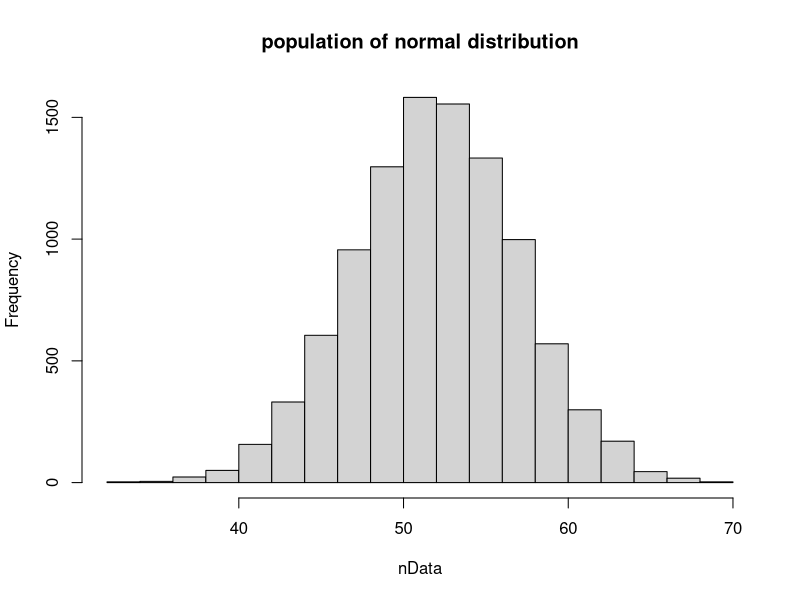
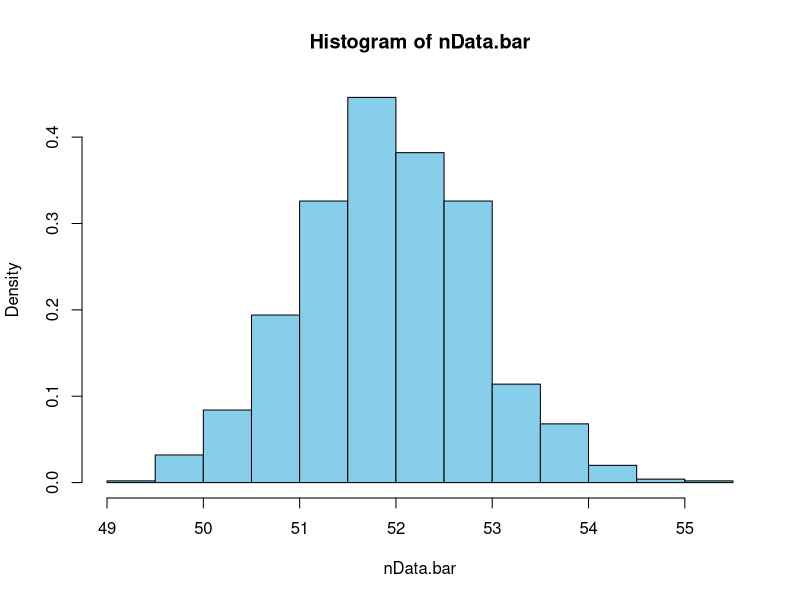
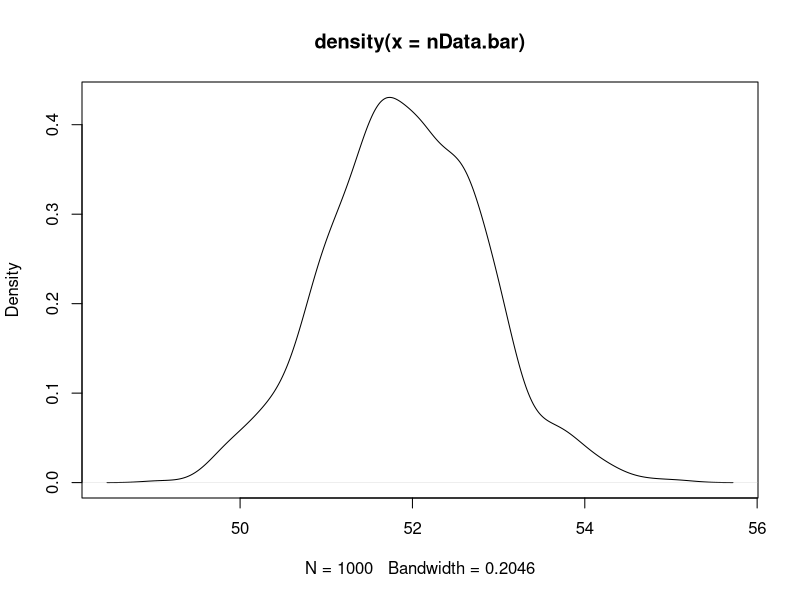
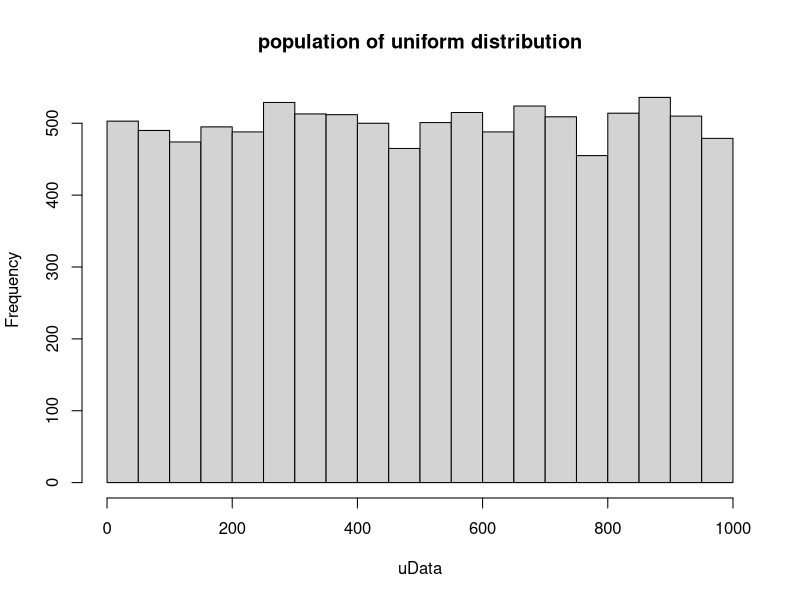
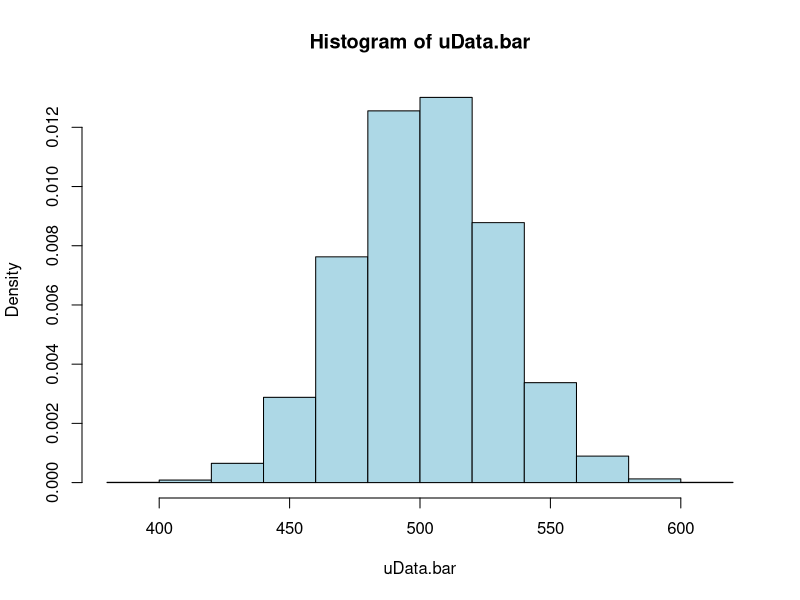
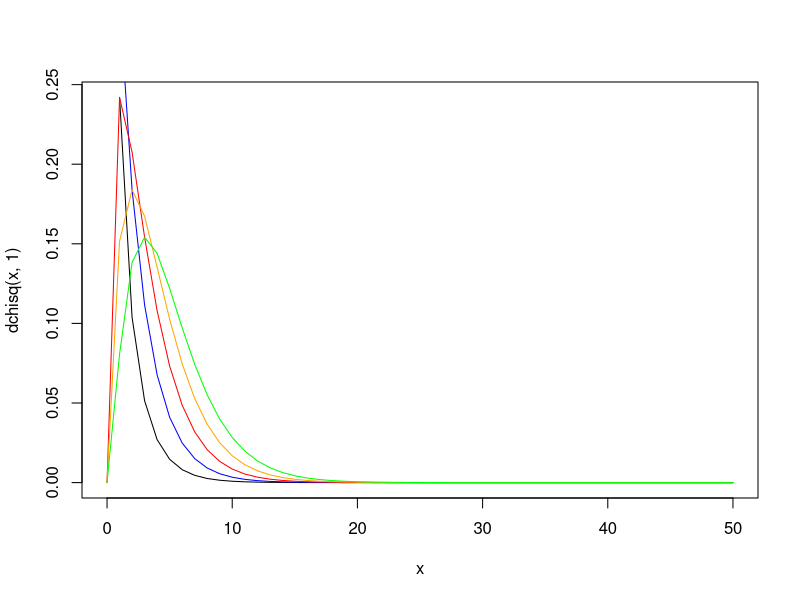
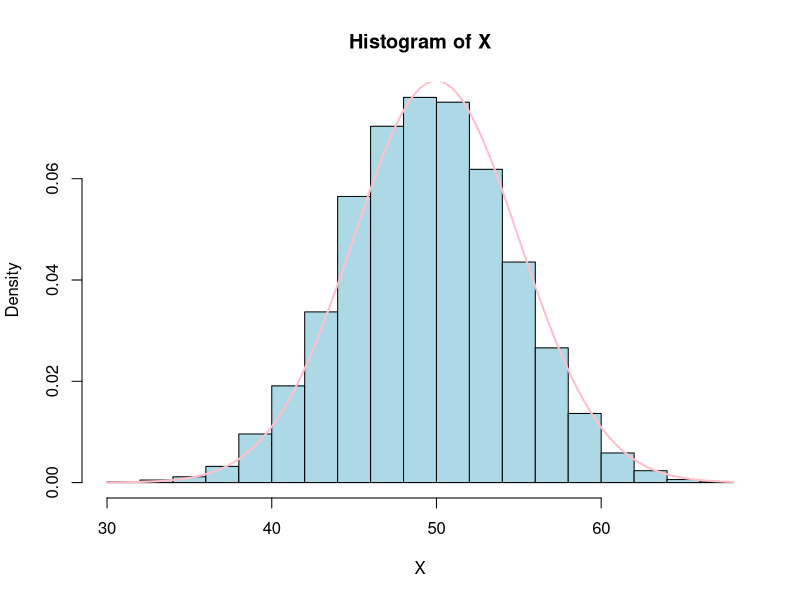

Here is the R script that generated these plots, in order: (Note: this script raises an error after producing the figures.)
# =======================================
# CLT (Center Limit Theorem)
# =======================================
# ---------------------------------------
# normal distribution population
# mean : 52, s.d. : 5
# number of data : 10000
# function >> rnorm()
# ---------------------------------------
n <- 10000
nData <- rnorm(n, mean = 52, sd = 5)
hist(nData, main = 'population of normal distribution')

# sample group => sample size : 10, 30, 50
nData.bar <- c()
for (i in 1:1000) {
  nData.bar <- c(nData.bar, mean(sample(nData, size = 30)))
}
hist(nData.bar, col = 'skyblue', freq = F)

plot(density(nData.bar))


mean(nData.bar)
sd(nData.bar)

# ---------------------------------------
# Uniform distribution population
# min : 0, max : 1000
# number of data : 10000
# function : runif()
# ---------------------------------------
uData <- runif(n, min = 0, max = 1000)
hist(uData, main = 'population of uniform distribution')

uData.bar <- c()
for (i in 1:10000) {
  uData.bar <- c(uData.bar, mean(sample(uData, size = 100)))
}
hist(uData.bar, col = 'lightblue', freq = F)

mean(uData)
sd(uData)

# ---------------------------------------
# Chi-Squared distribution population
# Use at significance test
# probability distribution based on d.f.
# -> (cumulative prob, prob density, ...)
# ---------------------------------------
# prob about X
df = 30; x = 43.77
dchisq(x, df)

# cumulative prob about X
pchisq(x, df)                   # P[X <= x]
pchisq(x, df, lower.tail = F)   # P[X > x]

# A random variable that corresponds to a percentage
qchisq(0.95, df)

x = 0:50
plot(x, dchisq(x, 1), type = 'l', col = 'black')
lines(x, dchisq(x, 2), type = 'l', col = 'blue')
lines(x, dchisq(x, 3), type = 'l', col = 'red')
lines(x, dchisq(x, 4), type = 'l', col = 'orange')
lines(x, dchisq(x, 5), type = 'l', col = 'green')

# =======================================
# Binomial distribution Hypothesis test
# =======================================
#        Null hypothesis : p = 0.5
# Alternative hypothesis : p != 0.5
# alpha = 0.05
binom.test(x = 60, n = 100, p = 0.5)

set.seed(2022)
X <- rbinom(n = 10000, size = 100, prob = 0.5)
hist(X, col = 'lightblue', breaks = 15, freq = F)

x <- seq(0, 100, 1)
curve(dnorm(x, mean(X), sd(X)), add = T, col = 'pink', lwd = 2)

qnorm(p=0.095, mean(X), sd(X), lower.tail = F)
pnorm(q = 60, mean(X), sd(X), lower.tail = F)

# alpha = 0.01
binom.test(65, 100, 0.5, conf.level = 0.99)

# =======================================
# Normal distribution Hypothesis test
# =======================================
set.seed(9)
n <- 10
x <- 1:100
y <- seq(-3, 3, by = 0.01)

smps <- hist()
xbar <- apply(smps, 1, mean)
se <- 1 / sqrt(10)

alpha = 0.05

# 
z <-qnorm(1 - alpha / 2)
ll <- xbar - z * se
ul <- xbar + z * se